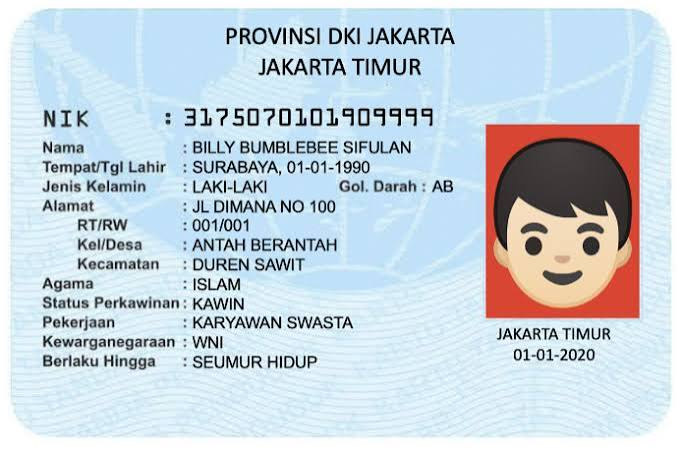
#> input picture ktp4.jpg, 682 x 449 px
$ python ocr.py
#> lines starting #> are read from the running program, lines starting #| are printed output that depends on the picture; after the words box and inside, x2 and y2 are one past the last pixel; in counts of white or black regions, pixels touching at a corner belong together
import cv2
import numpy as np
import pytesseract
import re
import sqlite3


# =========================================================
# 1. KONFIGURASI TESSERACT
# =========================================================

pytesseract.pytesseract.tesseract_cmd = (
    r"C:\Program Files\Tesseract-OCR\tesseract.exe"
)


# =========================================================
# 2. BACA GAMBAR
# =========================================================

gambar_asli = cv2.imread("ktp4.jpg")
#> gambar_asli is the input picture: shape (449, 682, 3); mean B, G, R 220, 210.5, 197.5
gambar_asli = cv2.resize(gambar_asli, None, fx=2, fy=2, interpolation=cv2.INTER_CUBIC)
#> gambar_asli: shape (898, 1364, 3)
tinggi, lebar = gambar_asli.shape[:2]
#> tinggi = 898; lebar = 1364
gambar_asli = gambar_asli[:, 0:int(lebar * 0.68)]
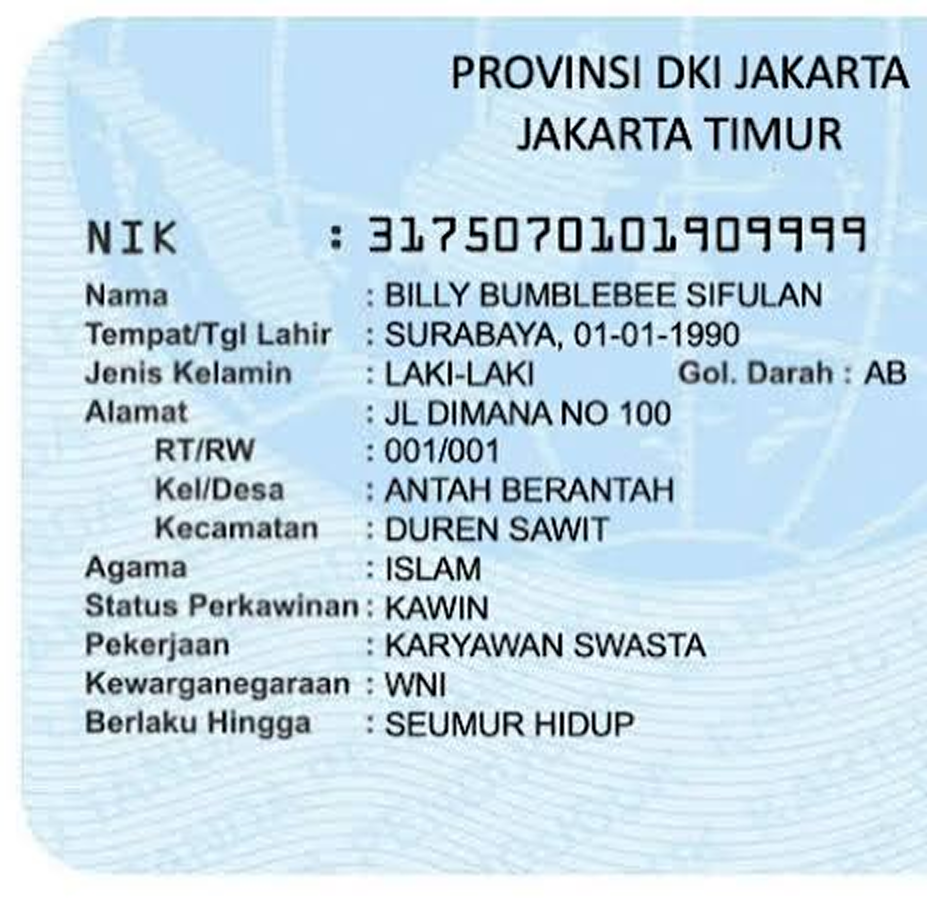
#> gambar_asli: shape (898, 927, 3); mean B, G, R 230.8, 218.3, 197.1

if gambar_asli is None:
    print("ERROR: Gambar 'ktp3.jpg' tidak ditemukan!")
    exit()


# =========================================================
# 3. GRAYSCALE
# =========================================================

gambar_gray = cv2.cvtColor(
    gambar_asli,
    cv2.COLOR_BGR2GRAY
)
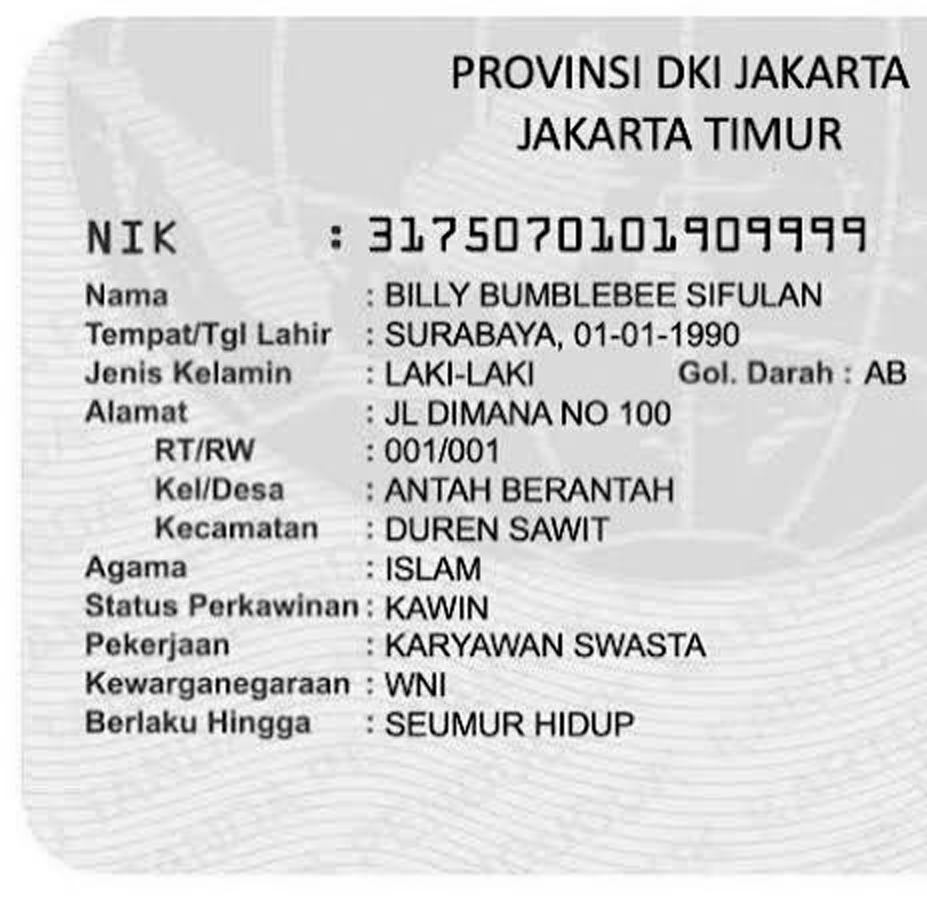
#> gambar_gray: shape (898, 927); min 0, max 255, mean 213.4


# =========================================================
# 4. THRESHOLDING
# =========================================================

nilai_threshold, gambar_biner = cv2.threshold(
    gambar_gray,
    0,
    255,
    cv2.THRESH_BINARY + cv2.THRESH_OTSU
)
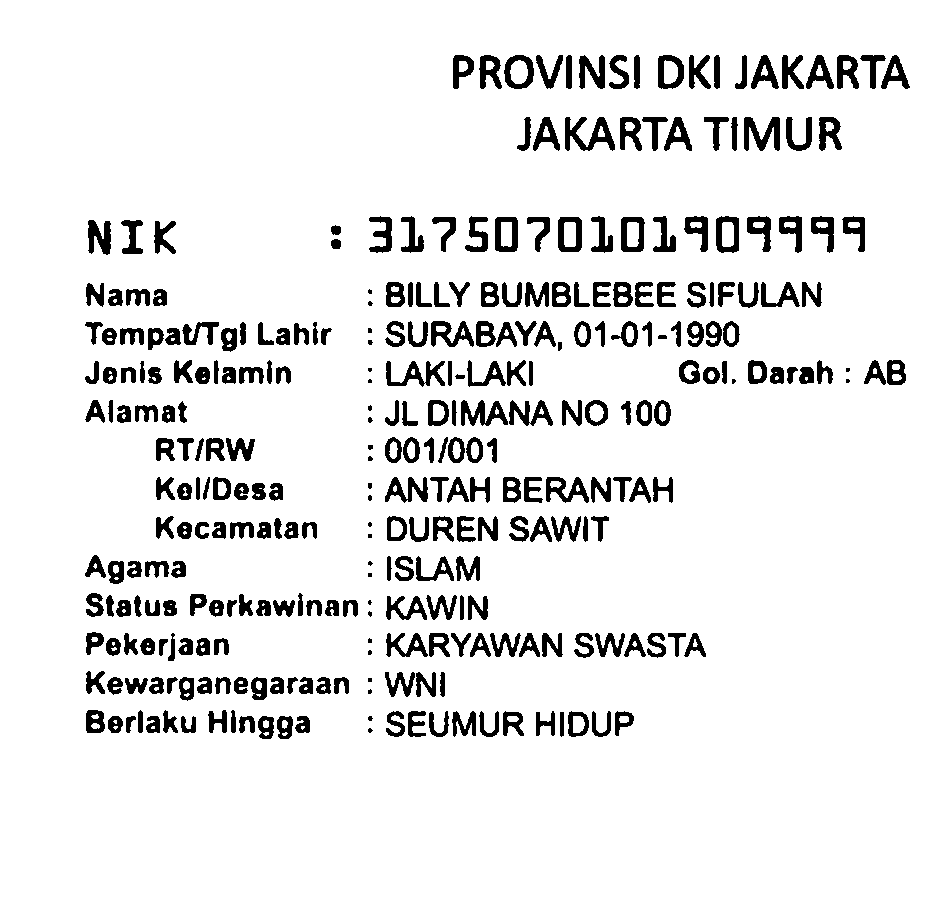
#> gambar_biner: shape (898, 927); 91.1% white; 319 black regions (21 under 20 px), largest, box (x1, y1, x2, y2) and area: (565, 117, 615, 151) 815, (744, 117, 780, 151) 701, (386, 361, 445, 387) 657
#> nilai_threshold = 150


# =========================================================
# 5. OCR
# =========================================================
# IMPORTANT:
# OCR menggunakan gambar_biner, BUKAN thinning.

#> (the run stopped early here; a loop or call above may not have finished)

$ run again, with ktp1.jpg copied over ktp4.jpg
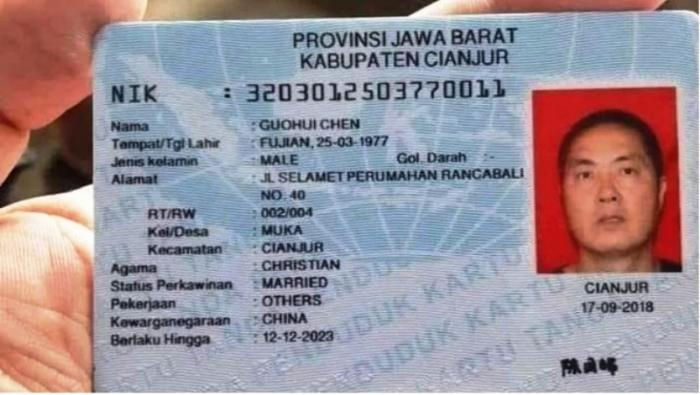
#> input picture ktp1.jpg, 700 x 395 px
#> gambar_asli is the input picture: shape (395, 700, 3); mean B, G, R 152.7, 144.4, 155.4
#> `gambar_gray = cv2.cvtColor( gambar_asli, cv2.COLOR_BGR2GRAY )`:
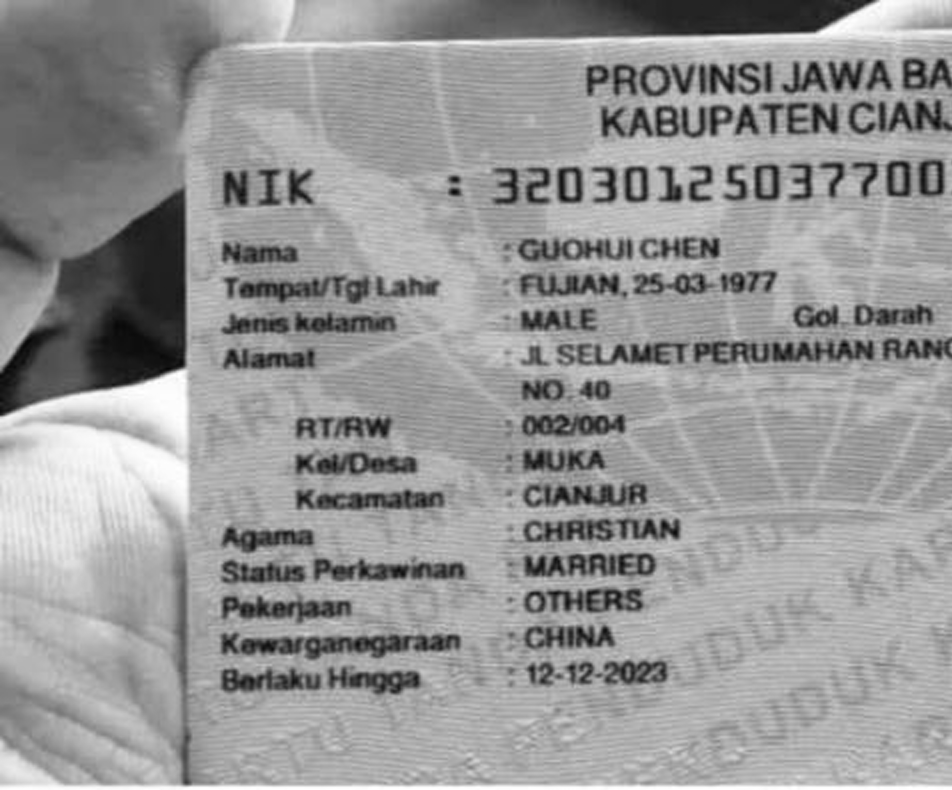
#> gambar_gray: shape (790, 952); min 6, max 255, mean 151
#> `nilai_threshold, gambar_biner = cv2.threshold( gambar_gray, 0, 255, cv..`:
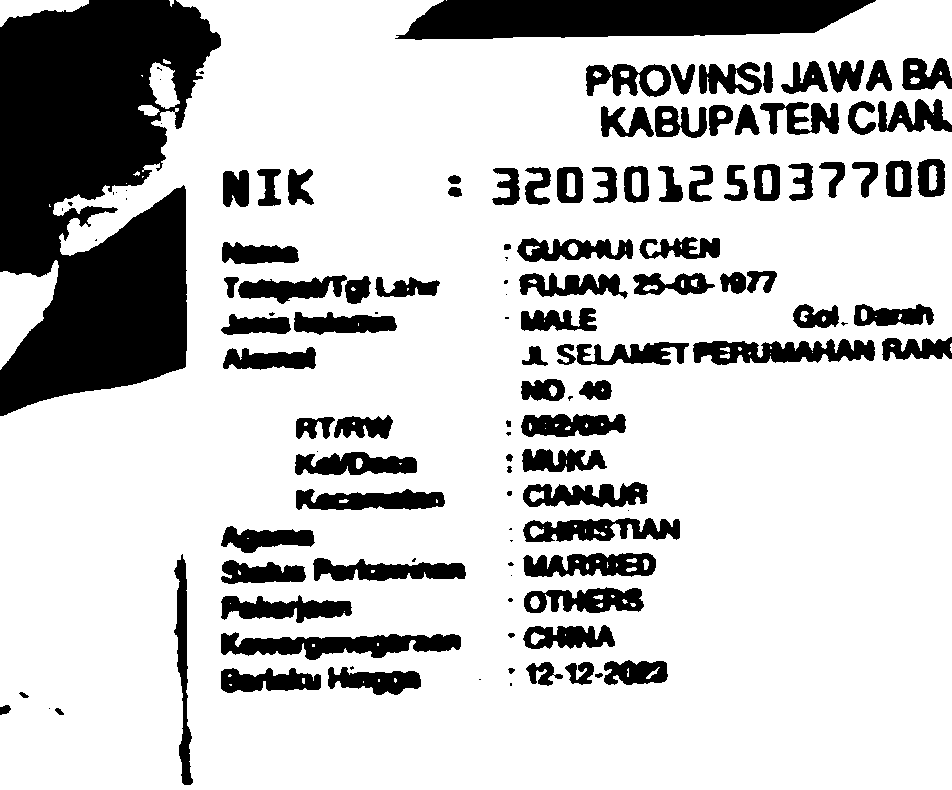
#> gambar_biner: shape (790, 952); 78% white; 126 black regions (33 under 20 px), largest, box (x1, y1, x2, y2) and area: (0, 0, 221, 416) 62837, (395, 0, 876, 40) 15420, (221, 632, 461, 660) 3862
#> nilai_threshold = 125

$ run again, with ktp2.jpg copied over ktp4.jpg
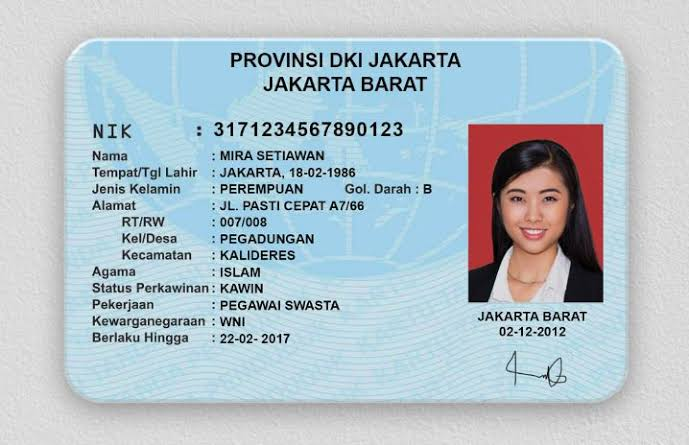
#> input picture ktp2.jpg, 689 x 445 px
#> gambar_asli is the input picture: shape (445, 689, 3); mean B, G, R 202.4, 194.1, 179.2
#> `gambar_gray = cv2.cvtColor( gambar_asli, cv2.COLOR_BGR2GRAY )`:
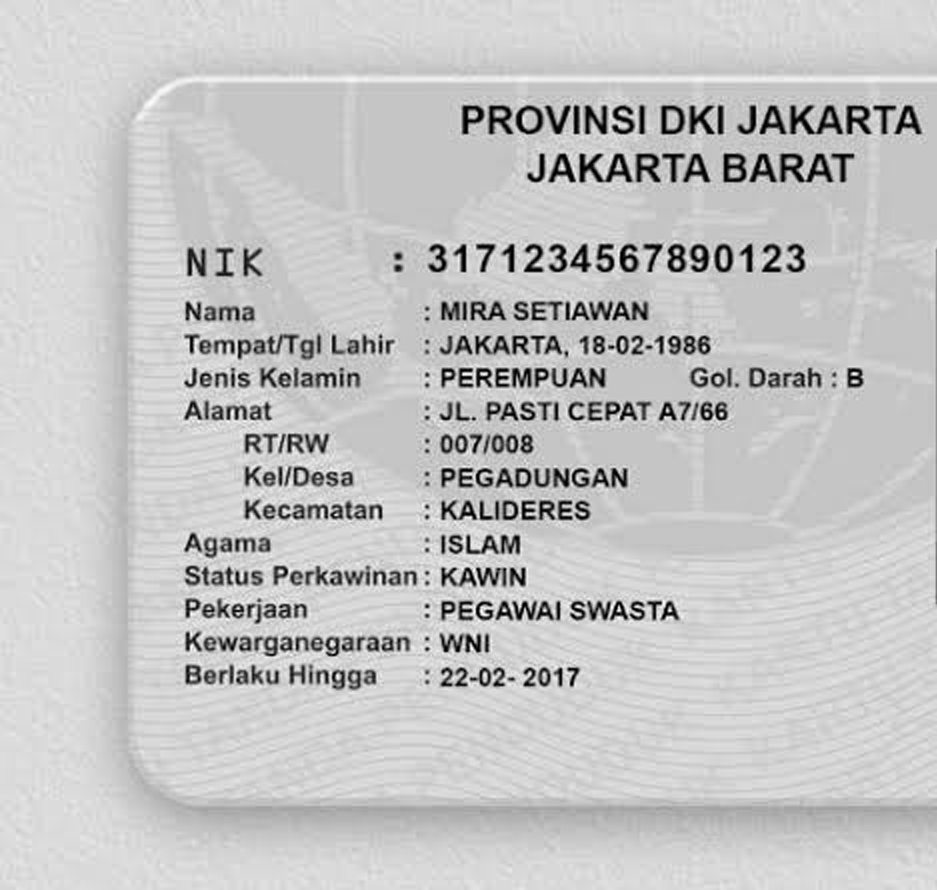
#> gambar_gray: shape (890, 937); min 0, max 255, mean 196.3
#> `nilai_threshold, gambar_biner = cv2.threshold( gambar_gray, 0, 255, cv..`:
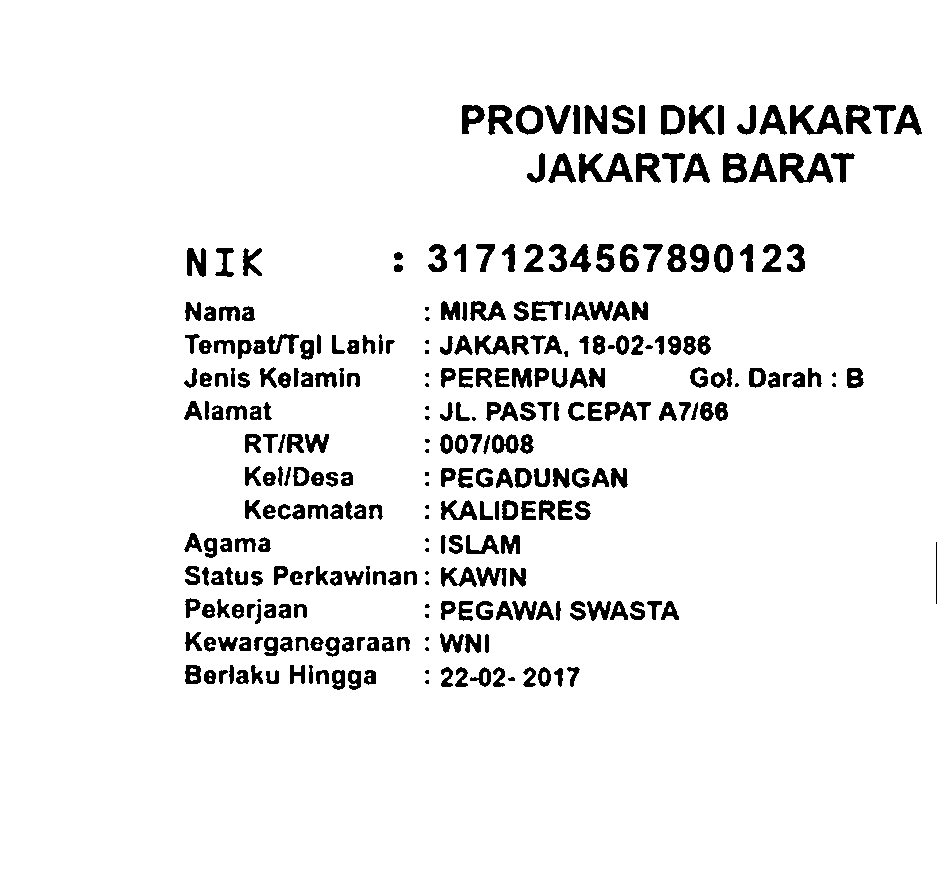
#> gambar_biner: shape (890, 937); 93.7% white; 311 black regions (29 under 20 px), largest, box (x1, y1, x2, y2) and area: (780, 153, 833, 183) 872, (790, 105, 843, 135) 818, (579, 153, 633, 183) 800
#> nilai_threshold = 134
